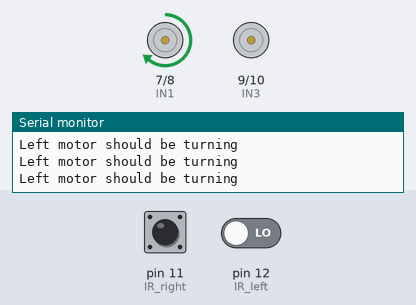
Bench run of a sketch on a simulated Arduino Uno, built with avr-gcc and run on an emulated ATmega328P. On the bench: motor-driver pin pairs drawn as motors (green arrow = first pin HIGH = forward, orange = second pin HIGH = backward, longer = more drive, scaled by the enable pin), the last lines printed to the serial monitor. The inputs (shaded band) are chosen by the test bench; at power-on: pin 11 (IR_right) HIGH, pin 12 (IR_left) LOW.

Above: at 1.2 s.
1.3 s: pin 11 (IR_right) driven LOW
At 2.3 s:
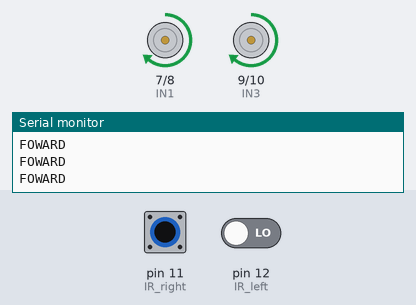
2.8 s: pin 12 (IR_left) driven HIGH
At 4.0 s:
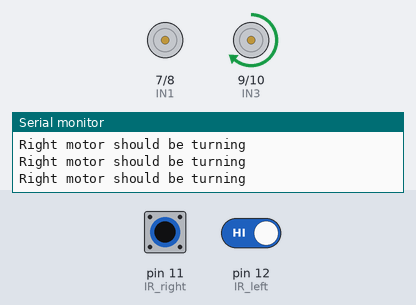
4.3 s: pin 11 (IR_right) driven HIGH
At 5.0 s:
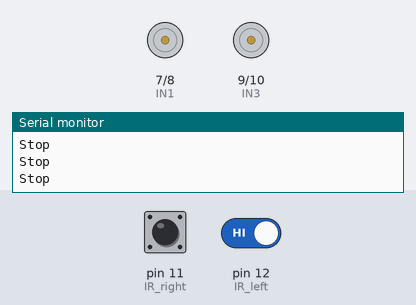
5.8 s: pin 12 (IR_left) driven LOW
At 6.2 s:
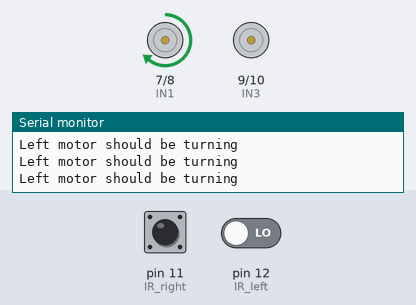
8.8 s: pin 11 (IR_right) pulsed LOW 2 times (0.12 s each, 0.3 s apart)
At 9.01 s:
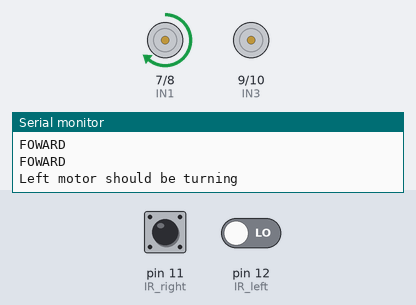
12.4 s: pin 11 (IR_right) driven LOW and pin 12 (IR_left) driven HIGH
At 13.0 s:
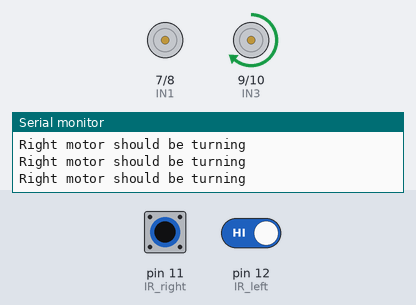
Timing chart, 0 to 15.4 s (numbered marks = the images above; inputs shaded):
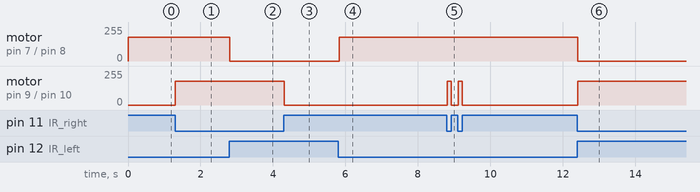

The sketch:

fixed_car.ino
```cpp
#define mot_speed 180 //motor speed
#define IR_left 12  //left IR uses pin 12
#define IR_right 11  //right IR uses pin 11
#define Delay 100 //Delay constant

//Right Motor H-Bridge to arduino
int ENA = 6; //speed pin
int IN1 = 7; //direction pin
int IN2 = 8; //direction pin

//Left Motor H-Bridge to arduino
int ENB = 5; //speed pin
int IN3 = 9; //direction pin
int IN4 = 10; //direction pin

void setup() {
  // put your setup code here, to run once:
   pinMode(ENA, OUTPUT); //speed control pin for right motor on h-bridge
   pinMode(IN1, OUTPUT); //goes to right motor
   pinMode(IN2, OUTPUT); //goes to right motor
   pinMode(IN3, OUTPUT); //goes to left motor
   pinMode(IN4, OUTPUT); //goes to left motor
   pinMode(ENB, OUTPUT); //speed control pin for left motor on h-bridge
   pinMode(IR_left, INPUT); //IR left pin on arduino receives sensor input
   pinMode(IR_right, INPUT); //IR right pin on arduino receives sensor input
   analogWrite(ENA, mot_speed); //Setting ENA pin to motor speed constant
   analogWrite(ENB, mot_speed); //Setting ENB pin to motor speed constant
   Serial.begin(9600); //used to display print statements on serial monitor for debugging
}

//ENA, IN1, IN2 control right motor
//ENB, IN3, IN4 control left motor

void loop(){
  //reads states of right sensor and left sensor (whether or not its over the line)
  int readIR_R = digitalRead(IR_right);
  int readIR_L = digitalRead(IR_left);

  //If both sensors are low (meaning the bot is centered on the line), move forward
  if (readIR_R == LOW && readIR_L == LOW){
    forward(); //call forward function (defined later in code))
  }

  //If right sensor is on line, turn right
  else if (readIR_R == HIGH && readIR_L == LOW){
    right_turn(); //call right turn function (defined later in code)
  }

  //If left sensor is on line, turn left
  else if (readIR_R == LOW && readIR_L == HIGH){
    left_turn(); //call left turn function (defined later in code)
  }

  else
  {
    STOP(); //If both sensor are on the line, call the stop function
  }
  //set the speed of the motors again after the functions are called so they remain unchanged
  analogWrite(ENA, mot_speed);
  analogWrite(ENB, mot_speed);
}

//movement functions used in the if statements
void forward(){ //forward function
  //makes right wheel spin clockwise
  digitalWrite(IN1, HIGH); //H bridge sends a high and low signal indicating clockwise rotation
  digitalWrite(IN2, LOW);

  //makes left wheel spin clockwise -> they both spin the same direction
  digitalWrite(IN3, HIGH); //H bridge sends a high and low signal indicating clockwise rotation
  digitalWrite(IN4, LOW);
  Serial.println("FOWARD"); //prints "FORWARD" to monitor
}

void left_turn(){ //left turn function
  digitalWrite(IN1, LOW); //Turns the right motor off so that the right wheel becomes a pivot
  digitalWrite(IN2, LOW);

  digitalWrite(IN3, HIGH); //Moves the left wheel clockwise for a left turn
  digitalWrite(IN4, LOW);
  Serial.println("Right motor should be turning"); //prints the message to the monitor
  }

void right_turn(){ //right turn function
  digitalWrite(IN1, HIGH); //Moves the right wheel clockwise for a right turn
  digitalWrite(IN2, LOW);

  digitalWrite(IN3, LOW); //Turns the left wheel off so that it acts as a pivot
  digitalWrite(IN4, LOW);

  Serial.println("Left motor should be turning"); //prints the message to the monitor
  }

void STOP(){ //Stop function
  digitalWrite(IN1, LOW); //Turns right wheel off
  digitalWrite(IN2, LOW);

  digitalWrite(IN3, LOW); //Turns left wheel off
  digitalWrite(IN4, LOW);

  Serial.println("Stop"); //prints the message to the monitor
  delay(Delay); //Ensures that the bot doesn't call any other functions

  }
```

Measured:
- after the input at 1.3 s, motor on pin 9 (IN3) / pin 10 (IN4): stopped → forward 180/255 at once
- after the input at 2.8 s, motor on pin 7 (IN1) / pin 8 (IN2): forward 180/255 → stopped at once
- after the input at 4.3 s, motor on pin 9 (IN3) / pin 10 (IN4): forward 180/255 → stopped at once
- after the input at 5.8 s, motor on pin 7 (IN1) / pin 8 (IN2): stopped → forward 180/255 at once
- after the input at 8.8 s, motor on pin 9 (IN3) / pin 10 (IN4): alternates forward 180/255 for 0.11 s and stopped for 0.19 s, 4 changes in all, then stays stopped, starting at once
- after the input at 12.4 s, motor on pin 7 (IN1) / pin 8 (IN2): forward 180/255 → stopped at once; motor on pin 9 (IN3) / pin 10 (IN4): stopped → forward 180/255 at once
